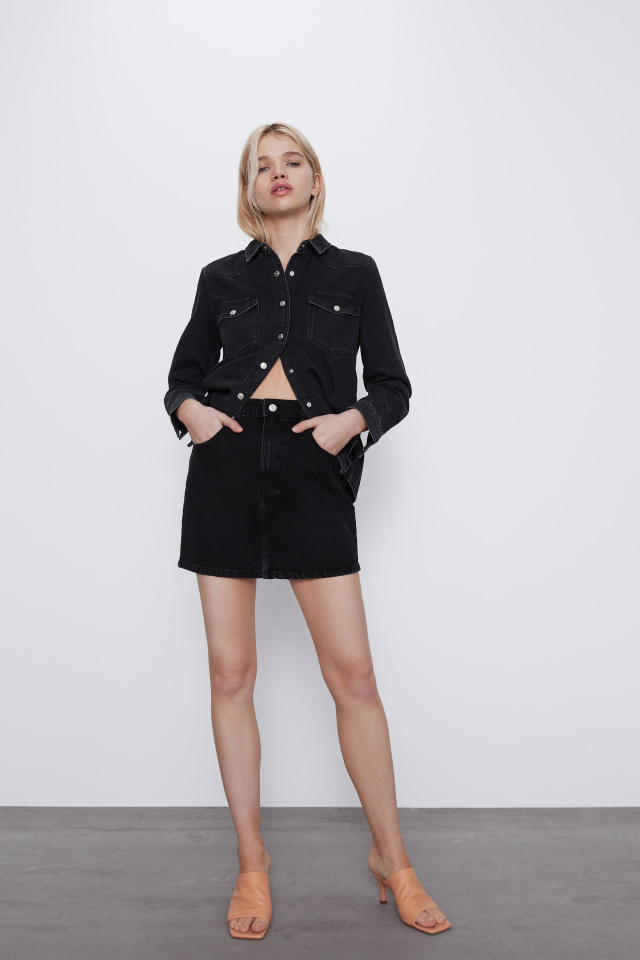
#> input picture Raw_Images/jupes_0.jpg, 1920 x 2880 px, given in place of jupe_0.jpg, which was not available (shown at 1/3 size)
$ jupyter execute --allow-errors ZARA_DataSet_without_models_PCA_SVM.ipynb   (older library calls are emulated)   (text cells are left out)
#> lines starting #> are read from the running program, lines starting #| are printed output that depends on the picture; pictures that were not available may be replaced by others from this repository, and a replacement may not be noted
[cell 1]
from IPython.core.interactiveshell import InteractiveShell
InteractiveShell.ast_node_interactivity = "all"

# https://docs.python.org/3/library/io.html
import io
import os

# https://python-guide-pt-br.readthedocs.io/fr/latest/scenarios/imaging.html
from PIL import Image

# https://docs.python.org/fr/3/library/hashlib.html
import hashlib # permet de chiffrer

import csv
import time
import random
import sys
import numpy as np

# selenium package
from selenium import webdriver
from selenium.webdriver.common.keys import Keys
from selenium.webdriver.common.desired_capabilities import DesiredCapabilities
from selenium.webdriver.support.ui import WebDriverWait
from selenium.webdriver.support import expected_conditions as EC
from selenium.webdriver.common.by import By
from selenium.common.exceptions import NoSuchElementException
from selenium.common.exceptions import TimeoutException
from selenium.common.exceptions import UnexpectedAlertPresentException
from selenium.common.exceptions import WebDriverException
from selenium import webdriver
from selenium.webdriver.common.keys import Keys
from selenium.webdriver.common.action_chains import ActionChains
from selenium.webdriver.support.ui import Select
import multiprocessing
from threading import Thread
from time import sleep


# beautiful soup
from bs4 import BeautifulSoup
import requests

# image traitement et features extraction
from PIL import Image, ImageOps, ImageEnhance
import os, sys
import numpy as np
import mahotas
import cv2
import os
import h5py


from time import time
import pandas as pd
import numpy as np
import seaborn as sns
import matplotlib.pyplot as plt
from sklearn.mixture import GaussianMixture
from sklearn import mixture
from mpl_toolkits.mplot3d import Axes3D
from scipy.stats import multivariate_normal
from matplotlib import cm
from matplotlib.colors import LogNorm
from sklearn.preprocessing import StandardScaler
from sklearn.cluster import DBSCAN
from sklearn import metrics
from sklearn.decomposition import PCA

from sklearn.cluster import KMeans
from IPython.core.interactiveshell import InteractiveShell
InteractiveShell.ast_node_interactivity = "all"

### SVM
from sklearn import neighbors, datasets, preprocessing
from sklearn.preprocessing import StandardScaler, LabelEncoder, OneHotEncoder
from sklearn.model_selection import train_test_split, cross_val_score, GridSearchCV
from sklearn.metrics import classification_report,confusion_matrix, accuracy_score, precision_score, recall_score, r2_score, mean_absolute_error, mean_squared_error, mean_absolute_error
##SVM
from sklearn.svm import LinearSVC
from sklearn.svm import SVC
from sklearn.pipeline import Pipeline

[cell 2]
import os

#dirname='C:/Users/utilisateur/Documents/DataIA/Projet/Projet_Classification_ZARA/clothes_treatment/Raw_Images/'
dirname='C:/Users/utilisateur/Documents/DataIA/Projet/Projet_Classification_ZARA/Algo/Images/'
folders=os.listdir(dirname) # ie ['jupes','pantalons','robes','t-shirts']

def rename_file():
    for folder in folders:
        path=dirname+folder
        for i, filename in enumerate(os.listdir(path)):
            os.rename(path + "/" + filename, path + "/" + folder[:-1]+'_'+ str(i) + ".jpg") # folder[:-1] c'est juste pour enlever le s
            # output = jupe_0.jpg ; jupe_1.jpg etc...

#rename_file()

[cell 3]
import glob


####################################
images_per_class = 80
fixed_size = tuple((56, 56))
##################################

train=[]
target=[]
image=[]

dirname='C:/Users/utilisateur/Documents/DataIA/Projet/Projet_Classification_ZARA/Algo/Images/'
folders=os.listdir(dirname)


# for folder in folders:
#     path=dirname+folder
#     for file in os.listdir(path):
image=cv2.imread('C:/Users/utilisateur/Documents/DataIA/Projet/Projet_Classification_ZARA/Algo/Images/jupes/jupe_0.jpg',cv2.IMREAD_GRAYSCALE)
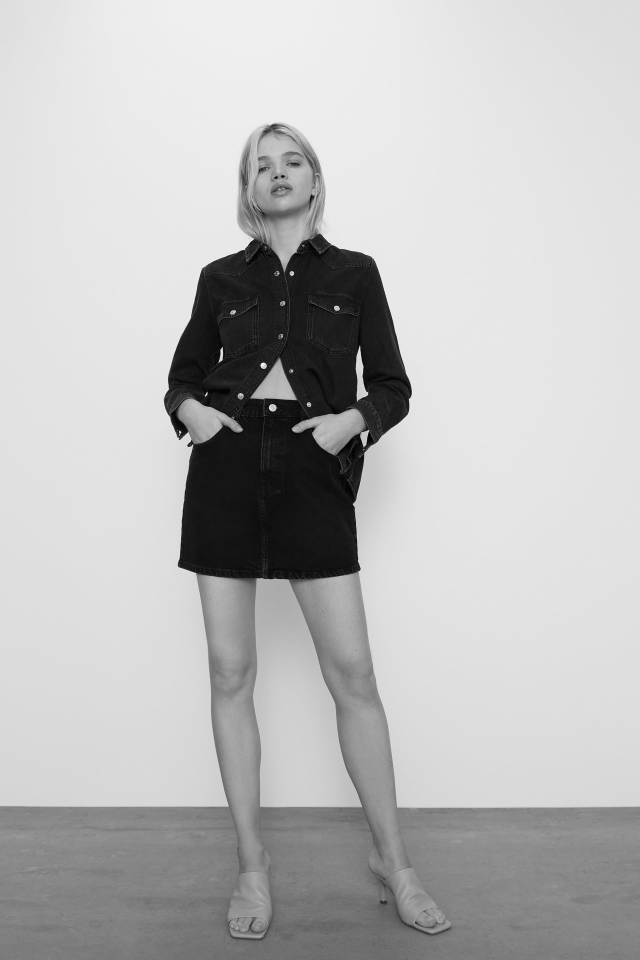
#> image: shape (2880, 1920) (shown at 1/3 size); min 0, max 255, mean 186.5
plt.imshow(image)
#> (this line was passed over: IPython is not available in this run)
plt.show()
resized=cv2.resize(image, fixed_size, interpolation=cv2.INTER_AREA)
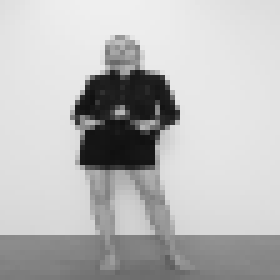
#> resized: shape (56, 56) (shown 5 times larger); min 16, max 239, mean 186.5
plt.imshow(resized, cmap=plt.cm.gray)
#> (this line was passed over: IPython is not available in this run)
plt.show()
#> (the rest of this cell did not finish here and is left out)

[cell 4]
images_per_class = 80
fixed_size = tuple((56, 56))

MAINDIR='C:/Users/utilisateur/Documents/DataIA/Projet/Projet_Classification_ZARA/Algo/'
DATADIR=MAINDIR + 'images_without_models/'
folders=os.listdir(DATADIR)
CATEGORIES=os.listdir(DATADIR)
image_test='C:/Users/utilisateur/Documents/DataIA/Projet/Projet_Classification_ZARA/Algo/Images/jupes/jupe_0.jpg'

def traitement():
    for category in CATEGORIES:
        clothe_class=category[:-1]  #ie jupe, pantalon, robe or t-shirt
        for image in os.listdir(DATADIR+category):  #image : nom de l'image ie jupe_0.jpg
            image_path =os.path.join(DATADIR+category+'/'+image) # path = path de l'image
            #image_path = 'C:/Users/utilisateur/Documents/DataIA/Projet/Projet_Classification_ZARA/Algo/Images/jupes/jupe_0.jpg'
            ### load the image ###
            img = cv2.imread(image_path)
#> img is the input picture: shape (2880, 1920, 3); mean B, G, R 188.4, 185.4, 188.6
#             plt.imshow(img)
#             plt.show()
            ### resize ###
            resized=cv2.resize(img, fixed_size, interpolation=cv2.INTER_AREA)
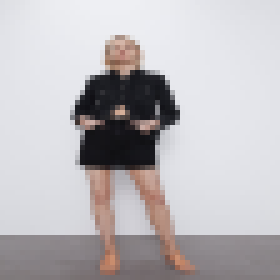
#> resized: shape (56, 56, 3) (shown 5 times larger); mean B, G, R 188.4, 185.4, 188.6
#             plt.imshow(resized)
#             plt.show()
            ## convert the image to grayscale ###
            imgGray = cv2.cvtColor(resized, cv2.COLOR_BGR2GRAY)
            return imgGray,clothe_class, image
#         cv2.imshow('title',imgGray)
#         cv2.waitKey(0)

#         cv2.destroyAllWindows()

imgGray,clothe_class, image=traitement()
#> clothe_class = 'jupes_0.jp'; image = 'jupes_0.jpg'
imgGray.shape
clothe_class
#> Out = 'jupes_0.jp'

[cell 5]
def traitement_image(image_path):
    ### Load image ###
    img = cv2.imread(image_path)
#   plt.imshow(img)
#   plt.show()
    ### resize ###
    resized=cv2.resize(img, fixed_size, interpolation=cv2.INTER_AREA)
#   plt.imshow(resized)
#   plt.show()
    ## convert the image to grayscale ###
    imgGray = cv2.cvtColor(resized, cv2.COLOR_BGR2GRAY)
#   cv2.imshow('title',imgGray)
#   cv2.waitKey(0)
#   cv2.destroyAllWindows()
    return imgGray

[cell 6]
Data = [] # Data will contain matrix of pixels
Target_name = [] # will contain the category
Data_name = [] # will contain the name of the image ie : jupe_01
Image=[]
def DataSetCreation():
    for category in CATEGORIES:
        clothe_class=category[:-1]  #ie jupe, pantalon, robe or t-shirt
        for image in os.listdir(DATADIR+category):  #image : nom de l'image ie jupe_0.jpg
            image_path =os.path.join(DATADIR+category+'/'+image) # path = path de l'image
            imgGray=traitement_image(image_path)
            imgGray_flat=np.array(imgGray).flatten()
#> imgGray_flat = 3136 values, max 239 at index 15, min 16 at index 1648, mean 186.5
            try:
                Image.append(imgGray)
                Target_name.append(clothe_class)
                Data.append(imgGray_flat)
                Data_name.append(image[:-4])
            except Exception as e:
                print(e)
    return np.array(Data), np.array(Target_name), np.array(Data_name), np.array(Image)
# Data, Target, Data_Name, Image = DataSetCreation()
# Data.shape
# Target.shape
# Data_Name.shape
# Image.shape

[cell 7]
images_per_class = 80
fixed_size = tuple((56, 56))

MAINDIR='C:/Users/utilisateur/Documents/DataIA/Projet/Projet_Classification_ZARA/Algo/'
DATADIR=MAINDIR + 'images_without_models/'
folders=os.listdir(DATADIR)
CATEGORIES=os.listdir(DATADIR)
#image_test='C:/Users/utilisateur/Documents/DataIA/Projet/Projet_Classification_ZARA/Algo/Images/jupes/jupe_0.jpg'

Data, Target_name, Data_Name, Image = DataSetCreation()
Data.shape
Target_name.shape
Data_Name.shape
Image.shape
#> Out = (1, 56, 56)

[cell 8]
print(Image)
#> (printed output is left out)

[cell 9]
from mlxtend.preprocessing import shuffle_arrays_unison

#> (a cell that did not finish here is left out)

[cell 11]
# encode pantalon to 1 ; jupe to 0 ;  t-shirt to 3 and robe to 2

Target_name
Target=pd.Series(Target_name).astype('category').cat.codes
Target
Target_name_list = dict(enumerate(pd.Series(Target_name).astype('category').cat.categories))
#> Target_name_list = {0: 'jupes_0.jp'}
Target_name_list
Target_name_list.values()

[cell 12]
# [5 lines of commented-out code are left out]

import pickle
# Pickle : to save our own datasethttps://stackoverflow.com/questions/31791011/how-do-i-save-a-self-made-dataset-in-python-so-that-i-can-use-it-later

ZARA_DataSet_wo_models={'data': Data,
                        'target':Target,
                        'target_names':Target_name,
                        'target_name_list':list(Target_name_list.values()),
                        'data_Name':Data_Name,
                        'images': Image
                       }

with open("ZARA_DataSet_wo_models.pickle","wb") as outpout:
    pickle.dump(ZARA_DataSet_wo_models, outpout)


# # then you can load it back in another script.
# with open('ZARA_DataSet_wo_models.pickle', 'rb') as data:
#     ZARA_DataSet_wo_models = pickle.load(data)

[cell 13]
ZARA_DataSet_wo_models.keys()

[cell 14]
for key in ZARA_DataSet_wo_models.keys():
    globals()[str(key)] =ZARA_DataSet_wo_models[key]
#> this loop made 6 passes
#> key on passes 1 to 6: 'data', 'target', 'target_names', 'target_name_list', 'data_Name', 'images'

#> (a cell that did not finish here is left out)

[cell 16]
n_row=3; n_col=3
n_samples, h, w = images.shape

########## data subset  ############
images_subset=images[:n_row*n_col,:,:]
target_subset=target[:n_row*n_col]
target_names_subset=target_names[:n_row*n_col]
data_subset=data[:n_row*n_col,:]
#X_test=data_subset
#y_test=target_subset
##########################


def plot_gallery(images, titles, h, w, n_row=n_row, n_col=n_col):
    """Helper function to plot a gallery of portraits"""
#> called with images = array of shape (1, 3136), titles = array of shape (1,), h = 56, w = 56, n_row = 3, n_col = 3
    plt.figure(figsize=(1.8 * n_col, 2.4 * n_row))
#> (this line was passed over: IPython is not available in this run)
    plt.subplots_adjust(bottom=0, left=.01, right=.99, top=.90, hspace=.35)
#> (this line was passed over: IPython is not available in this run)
    for i in range(n_row * n_col):
        plt.subplot(n_row, n_col, i + 1)
        plt.imshow(images[i].reshape((h, w)), cmap=plt.cm.gray)
        plt.title(titles[i], size=12)
        plt.xticks(())
        plt.yticks(())


plot_gallery(data_subset,target_names_subset, h, w)
#> (the call stopped at in plot_gallery, `plt.subplot(n_row, n_col, i + 1)`: IPython is not available in this run)

#> (a cell that did not finish here is left out)

[cell 18]
# run PCA with n_components 150
n_components = 150
#> (the rest of this cell did not finish here and is left out)

[cell 19]
#cumul de variance expliquée
plt.figure(figsize=(20,6))
#> (this line was passed over: IPython is not available in this run)
#> (the rest of this cell did not finish here and is left out)

[cell 20]
pca2 = PCA(n_components=0.99, svd_solver='full', whiten=True)
#> (the rest of this cell did not finish here and is left out)

[cell 21]
#cumul de variance expliquée
plt.figure(figsize=(20,6))
#> (this line was passed over: IPython is not available in this run)

$ run again, on Raw_Images/jupes_1.jpg
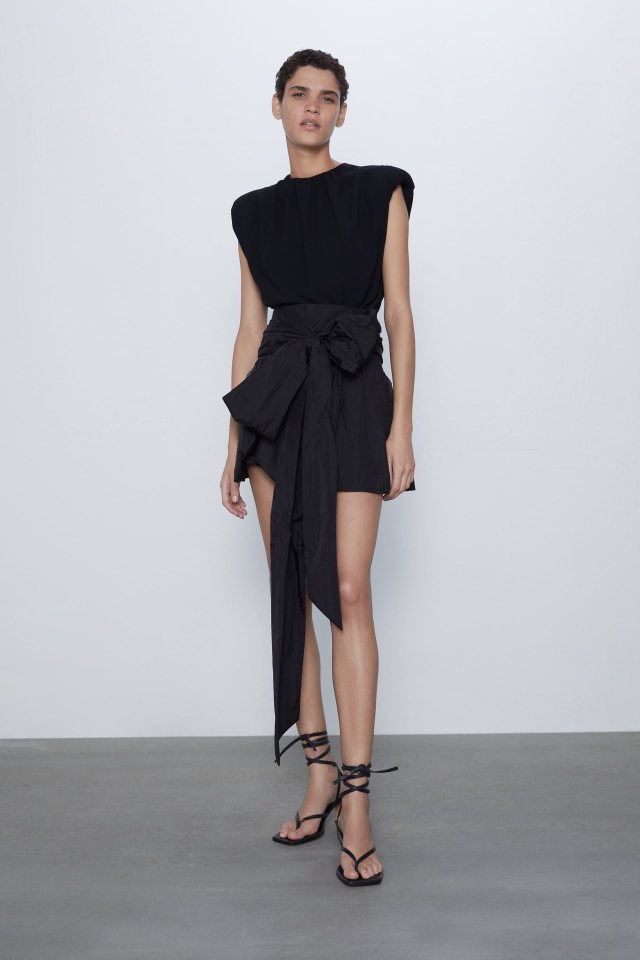
#> input picture Raw_Images/jupes_1.jpg, 1920 x 2880 px, given in place of jupe_0.jpg, which was not available (shown at 1/3 size)
#> `image=cv2.imread('C:/Users/utilisateur/Documents/DataIA/Projet/Projet_..`:
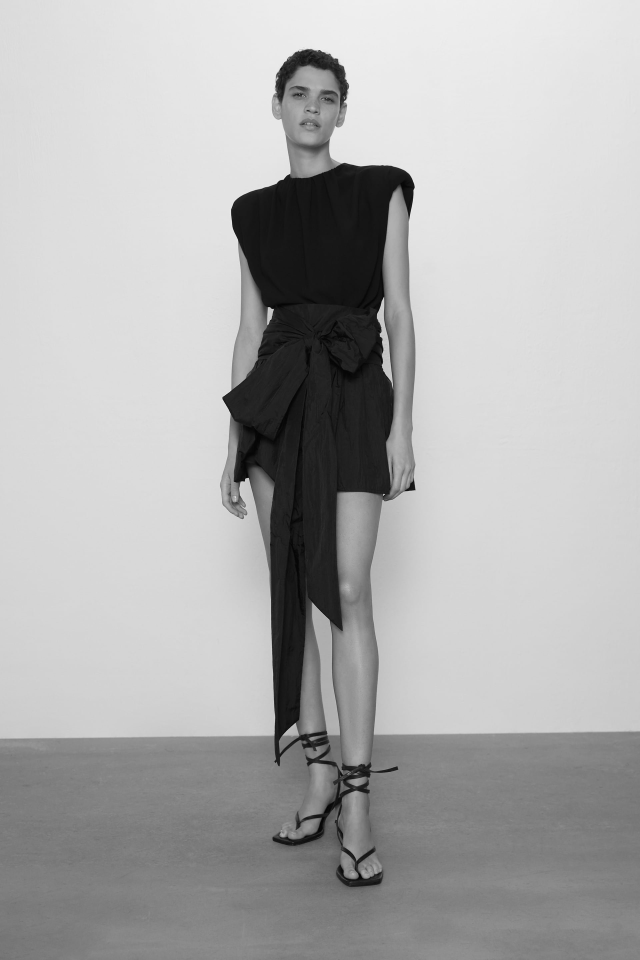
#> image: shape (2880, 1920) (shown at 1/3 size); min 0, max 255, mean 175.3
#> in traitement, img is the input picture: shape (2880, 1920, 3); mean B, G, R 178.3, 174.6, 174.8
#> in traitement, `resized=cv2.resize(img, fixed_size, interpolation=cv2.INTER_AREA)`:
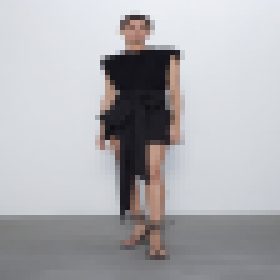
#> resized: shape (56, 56, 3) (shown 5 times larger); mean B, G, R 178.3, 174.6, 174.8
#> `imgGray,clothe_class, image=traitement()`: clothe_class = 'jupes_1.jp'; image = 'jupes_1.jpg'
#> `clothe_class`: Out = 'jupes_1.jp'
#> imgGray_flat = 3136 values, max 238 at index 29, min 15 at index 1422, mean 175.3
#> (printed output is left out)
#> Target_name_list = {0: 'jupes_1.jp'}
#> the loop `for key in ZARA_DataSet_wo_models.keys():` made 6 passes
#> key on passes 1 to 6: 'data', 'target', 'target_names', 'target_name_list', 'data_Name', 'images'
